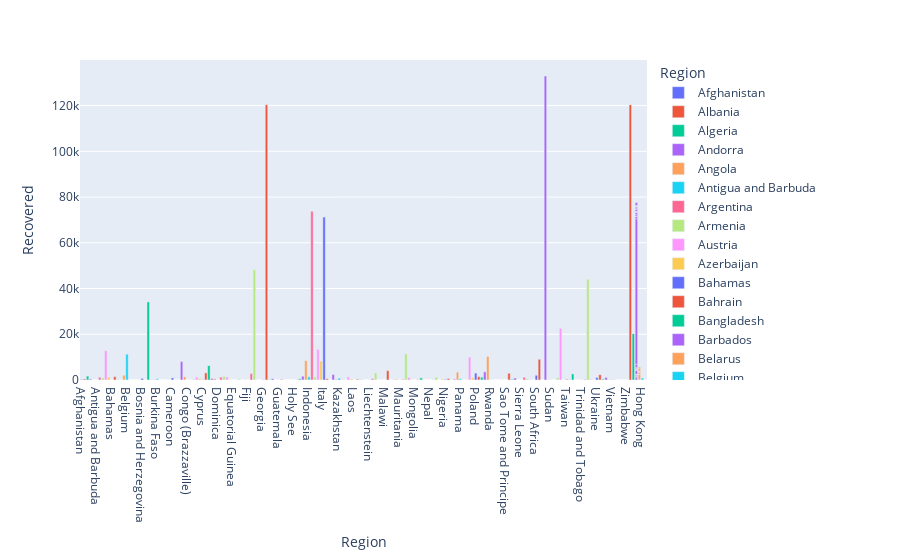

Notebook code cell kept with this figure:
### Code cell
fig = px.bar(dataset, x='Region', y='Recovered', color='Region', hover_name='Region')
fig.show()
